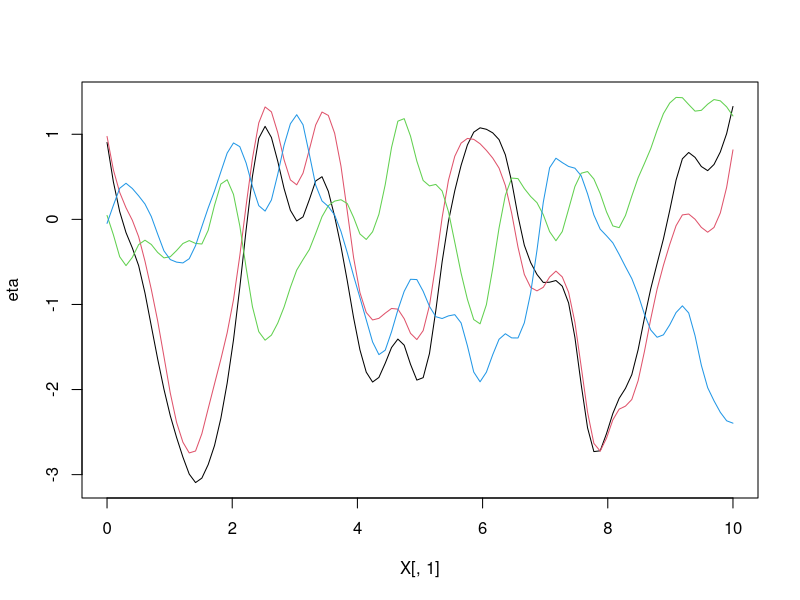
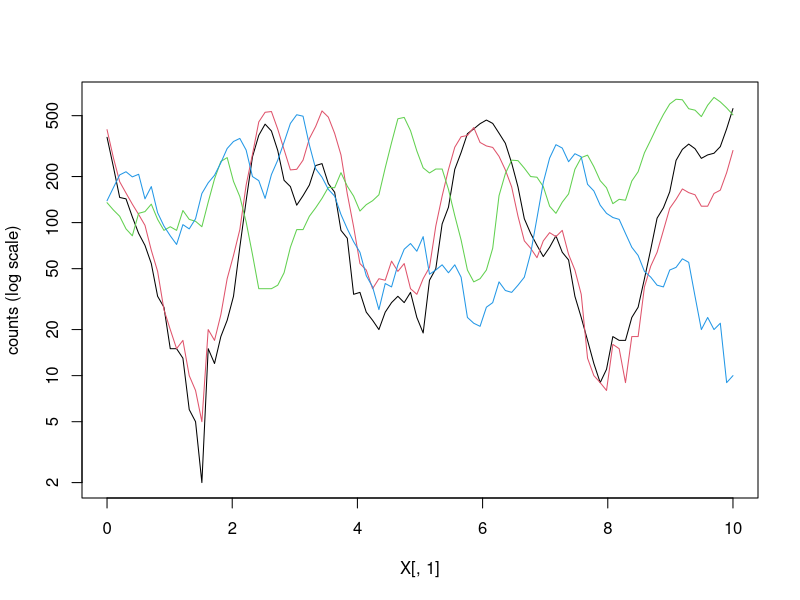

Source code (R) for these figures, in order:
## ---- chunk 1
library(assertthat)
library(MASS) # For multivariate normal
## ---- chunk 2
make_RQ_function = function(l, a){
  # Let's keep l and a the same for all dimensions for now.
  assert_that(length(l) == 1)
  assert_that(length(a) == 1)
  
  function(x){
    # From Rasmussen and Williams
    r = as.matrix(dist(x))
    (1 + r^2 / (2 * a * l^2))^-a
  }
}
## ---- chunk 3
kronecker_eta = function(species_covariance, kernel_function){
  function(x){
    K = kronecker(species_covariance, kernel_function(x))
    
    matrix(
      mvrnorm(1, mu = rep(0, nrow(K)), Sigma = K),
      ncol = ncol(species_covariance)
    )
  }
}
## ---- chunk 4
# Generate a multivariate abiotic environment (that happens to fall along a
# single dimension, for easier plotting)
X = seq(0, 10, length = 100) %*% matrix(c(1, 2, .1), nrow = 1)

# Generate a species covariance matrix that's mostly an identity matrix, but
# with species 1 and 2 (black and red) tightly correlated
n_spp = 4
species_covariance = diag(n_spp)
species_covariance[2, 1] = species_covariance[1, 2] = .9
species_covariance
## ---- chunk 5
# Function to turn environmental observations into eta values
f = kronecker_eta(species_covariance, make_RQ_function(l = 1, a = 1))

# Randomly generate eta values and plot them
eta = f(X)
matplot(X[ , 1], eta, type = "l", lty = 1)

# Simulate counts for the eta values
counts = matrix(rpois(nrow(X) * n_spp, exp(5 + eta)), ncol = n_spp)
matplot(X[ , 1], counts, type = "l", lty = 1, log = "y", ylab = "counts (log scale)")
